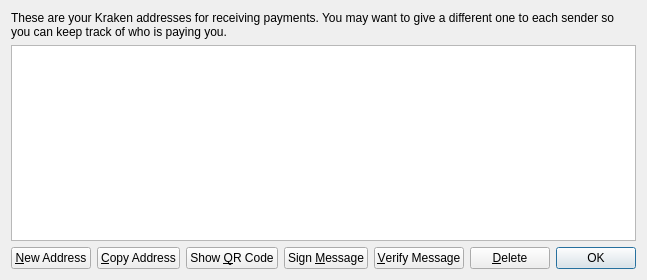
<?xml version="1.0" encoding="UTF-8"?>
<ui version="4.0">
 <class>AddressBookPage</class>
 <widget class="QWidget" name="AddressBookPage">
  <property name="geometry">
   <rect>
    <x>0</x>
    <y>0</y>
    <width>460</width>
    <height>280</height>
   </rect>
  </property>
  <property name="windowTitle">
   <string>Address Book</string>
  </property>
  <layout class="QVBoxLayout" name="verticalLayout">
   <item>
    <widget class="QLabel" name="labelExplanation">
     <property name="text">
      <string>These are your Kraken addresses for receiving payments. You may want to give a different one to each sender so you can keep track of who is paying you.</string>
     </property>
     <property name="textFormat">
      <enum>Qt::PlainText</enum>
     </property>
     <property name="wordWrap">
      <bool>true</bool>
     </property>
    </widget>
   </item>
   <item>
    <widget class="QTableView" name="tableView">
     <property name="contextMenuPolicy">
      <enum>Qt::CustomContextMenu</enum>
     </property>
     <property name="toolTip">
      <string>Double-click to edit address or label</string>
     </property>
     <property name="tabKeyNavigation">
      <bool>false</bool>
     </property>
     <property name="selectionMode">
      <enum>QAbstractItemView::SingleSelection</enum>
     </property>
     <property name="selectionBehavior">
      <enum>QAbstractItemView::SelectRows</enum>
     </property>
     <property name="sortingEnabled">
      <bool>true</bool>
     </property>
     <attribute name="verticalHeaderVisible">
      <bool>false</bool>
     </attribute>
    </widget>
   </item>
   <item>
    <layout class="QHBoxLayout" name="horizontalLayout">
     <item>
      <widget class="QPushButton" name="newAddressButton">
       <property name="toolTip">
        <string>Create a new address</string>
       </property>
       <property name="text">
        <string>&amp;New Address</string>
       </property>
      </widget>
     </item>
     <item>
      <widget class="QPushButton" name="copyToClipboard">
       <property name="toolTip">
        <string>Copy the currently selected address to the system clipboard</string>
       </property>
       <property name="text">
        <string>&amp;Copy Address</string>
       </property>
      </widget>
     </item>
     <item>
      <widget class="QPushButton" name="showQRCode">
       <property name="text">
        <string>Show &amp;QR Code</string>
       </property>
      </widget>
     </item>
     <item>
      <widget class="QPushButton" name="signMessage">
       <property name="toolTip">
        <string>Sign a message to prove you own a Kraken address</string>
       </property>
       <property name="text">
        <string>Sign &amp;Message</string>
       </property>
      </widget>
     </item>
     <item>
      <widget class="QPushButton" name="verifyMessage">
       <property name="toolTip">
        <string>Verify a message to ensure it was signed with a specified Kraken address</string>
       </property>
       <property name="text">
        <string>&amp;Verify Message</string>
       </property>
      </widget>
     </item>
     <item>
      <widget class="QPushButton" name="deleteButton">
       <property name="toolTip">
        <string>Delete the currently selected address from the list</string>
       </property>
       <property name="text">
        <string>&amp;Delete</string>
       </property>
      </widget>
     </item>
     <item>
      <spacer name="horizontalSpacer">
       <property name="orientation">
        <enum>Qt::Horizontal</enum>
       </property>
       <property name="sizeHint" stdset="0">
        <size>
         <width>40</width>
         <height>20</height>
        </size>
       </property>
      </spacer>
     </item>
     <item>
      <widget class="QDialogButtonBox" name="buttonBox">
       <property name="sizePolicy">
        <sizepolicy hsizetype="Maximum" vsizetype="Fixed">
         <horstretch>0</horstretch>
         <verstretch>0</verstretch>
        </sizepolicy>
       </property>
       <property name="standardButtons">
        <set>QDialogButtonBox::Ok</set>
       </property>
      </widget>
     </item>
    </layout>
   </item>
  </layout>
 </widget>
 <resources>
  <include location="../bitcoin.qrc"/>
 </resources>
 <connections/>
</ui>
